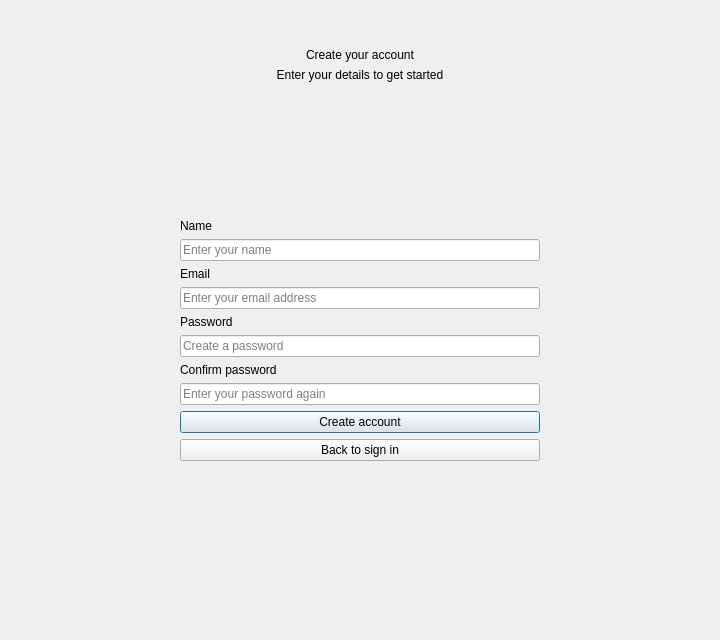
<?xml version="1.0" encoding="UTF-8"?>
<ui version="4.0">
 <class>RegisterPage</class>
 <widget class="QWidget" name="RegisterPage">
  <property name="geometry">
   <rect><x>0</x><y>0</y><width>720</width><height>640</height></rect>
  </property>
  <property name="windowTitle">
   <string>SenyaSabi — Create Account</string>
  </property>
  <layout class="QVBoxLayout" name="pageLayout">
   <property name="leftMargin"><number>180</number></property>
   <property name="topMargin"><number>48</number></property>
   <property name="rightMargin"><number>180</number></property>
   <property name="bottomMargin"><number>48</number></property>
   <item>
    <widget class="QLabel" name="titleLabel">
     <property name="text"><string>Create your account</string></property>
     <property name="alignment"><set>Qt::AlignCenter</set></property>
    </widget>
   </item>
   <item>
    <widget class="QLabel" name="subtitleLabel">
     <property name="text"><string>Enter your details to get started</string></property>
     <property name="alignment"><set>Qt::AlignCenter</set></property>
    </widget>
   </item>
   <item>
    <spacer name="topSpacer">
     <property name="orientation"><enum>Qt::Vertical</enum></property>
     <property name="sizeHint" stdset="0"><size><width>20</width><height>12</height></size></property>
    </spacer>
   </item>
   <item>
    <widget class="QLabel" name="nameLabel">
     <property name="text"><string>Name</string></property>
    </widget>
   </item>
   <item>
    <widget class="QLineEdit" name="nameInput">
     <property name="placeholderText"><string>Enter your name</string></property>
     <property name="clearButtonEnabled"><bool>true</bool></property>
    </widget>
   </item>
   <item>
    <widget class="QLabel" name="emailLabel">
     <property name="text"><string>Email</string></property>
    </widget>
   </item>
   <item>
    <widget class="QLineEdit" name="emailInput">
     <property name="placeholderText"><string>Enter your email address</string></property>
     <property name="clearButtonEnabled"><bool>true</bool></property>
    </widget>
   </item>
   <item>
    <widget class="QLabel" name="passwordLabel">
     <property name="text"><string>Password</string></property>
    </widget>
   </item>
   <item>
    <widget class="QLineEdit" name="passwordInput">
     <property name="echoMode"><enum>QLineEdit::Password</enum></property>
     <property name="placeholderText"><string>Create a password</string></property>
     <property name="clearButtonEnabled"><bool>true</bool></property>
    </widget>
   </item>
   <item>
    <widget class="QLabel" name="confirmPasswordLabel">
     <property name="text"><string>Confirm password</string></property>
    </widget>
   </item>
   <item>
    <widget class="QLineEdit" name="confirmPasswordInput">
     <property name="echoMode"><enum>QLineEdit::Password</enum></property>
     <property name="placeholderText"><string>Enter your password again</string></property>
     <property name="clearButtonEnabled"><bool>true</bool></property>
    </widget>
   </item>
   <item>
    <widget class="QPushButton" name="createAccountButton">
     <property name="text"><string>Create account</string></property>
     <property name="default"><bool>true</bool></property>
    </widget>
   </item>
   <item>
    <widget class="QPushButton" name="signInButton">
     <property name="text"><string>Back to sign in</string></property>
    </widget>
   </item>
   <item>
    <spacer name="bottomSpacer">
     <property name="orientation"><enum>Qt::Vertical</enum></property>
     <property name="sizeHint" stdset="0"><size><width>20</width><height>12</height></size></property>
    </spacer>
   </item>
  </layout>
 </widget>
 <resources/>
 <connections/>
</ui>
